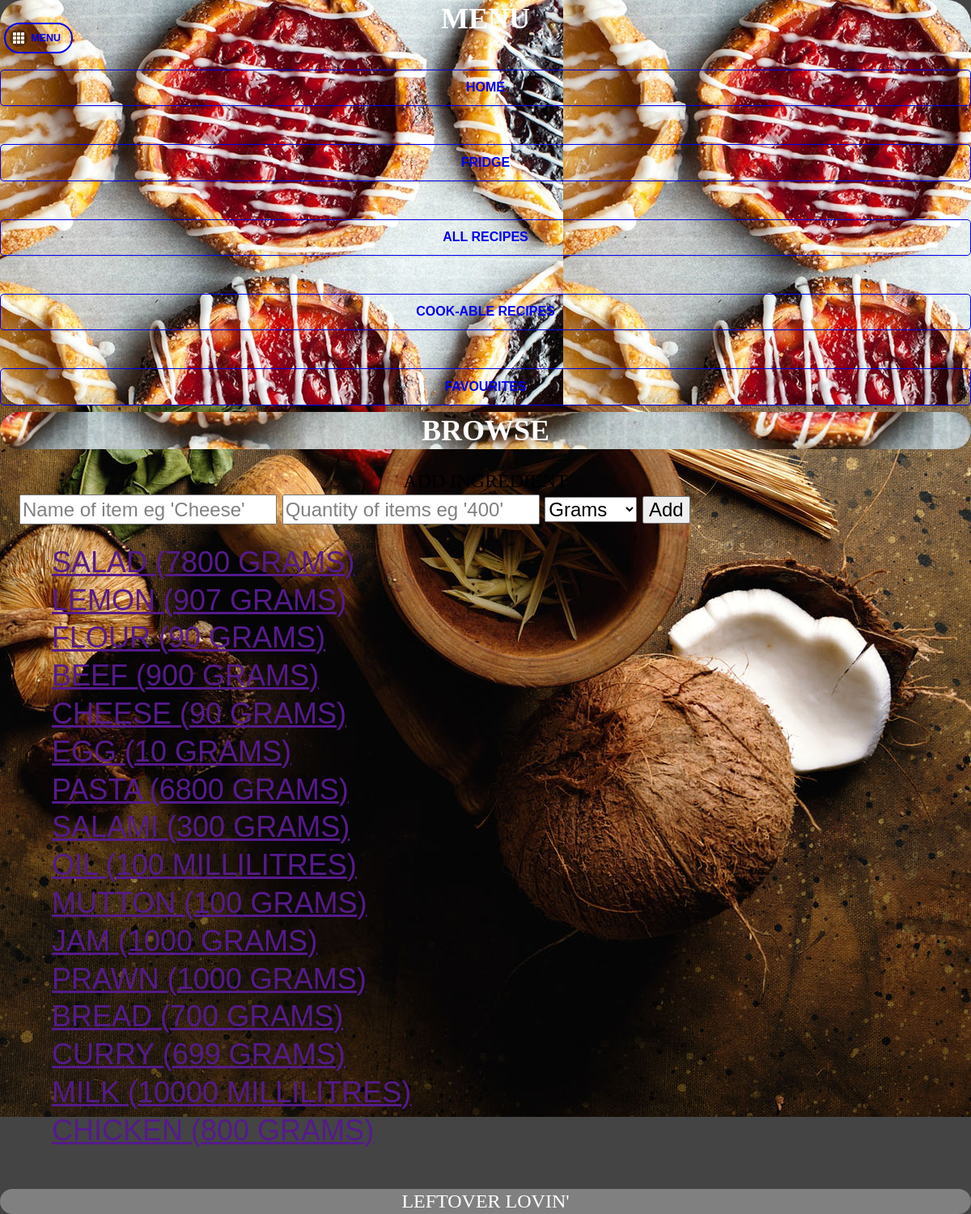
The page /Fridge.php on the database its author committed.
### tables this page shows
CREATE TABLE IF NOT EXISTS `ingredients` (
`ID` int(11) NOT NULL,
  `Name` varchar(500) NOT NULL,
  `Qtype` varchar(25) NOT NULL,
  `Quantity` int(11) NOT NULL
);

### Fridge.php (the view, shortened to what this page needs)
<!DOCTYPE html>
<html>
	<head>
<?php include('stuff.php'); ?>
	</head>
	<body id="bodyP">
		<?php include('panel.php'); ?>
		<div data-role="header" style="overflow:hidden;" id="headerP">
			<h1 id="homeH">Browse</h1>
			<a href="#myPanel" title="Click to display options" class="ui-btn-left ui-btn ui-btn-inline ui-mini ui-corner-all ui-btn-icon-left ui-icon-grid" id="menuB">Menu</a>
		</div>
		<div data-role="main" class="ui-content" id="main">
			<div id="fridgeadd">
					<h1  id="main">Add Ingredient</h1>
					<input type="text" name="fname" placeholder="Name of item eg 'Cheese'" id="foodadd"/>
					<input type="number" name="amount" placeholder="Quantity of items eg '400'" id="foodadd2"/>
					<select name = "unit" title='Choose unit of measurement.'>
						<option>Grams</option>
					</select>
					<input  id="main"  name="adder" title='Click to add the desired ingredient.'  type="submit" value="Add"/>
			</div>
			<div id="fridgelist"  id="main">
				<ul id="listRecipies" data-role="listview" data-filter="true" data-filter-placholder="search recipies" data-inset="true">
<?php
			$result = mysql_query("SELECT * FROM ingredients");
			$count = mysql_num_rows($result);
			if($count > 0)
			{
				while($row = mysql_fetch_array($result)){
					echo "<li><a href='' class='main'>".$row["Name"]." (" .$row["Quantity"]. " " .$row["Qtype"]. ")</a></li>";
				}
			}
			?>
				</ul>
			</div>
		</div>
		<div data-role="footer" id="footerP">
			<h1>Leftover Lovin'</h1>
		</div>
	</body>
</html>

### css/styles.css (style rules this page uses)
#bodyP, body { margin: 0; padding: 0; overflow: auto; overflow: scroll; background:#444444 url("images/922389-yummy-food-wallpaper.jpg") 70% 60% repeat-x; font-size:x-large; }
li { display: table; }
#homeH { background:url("images/pies4.jpg") 70% 50% repeat-x; font-weight: bold; margin: auto; font-family: Dotum; text-align: center; font-size:150%; color: white; }
.main { font-size:150%; }
h1 { font-weight: bold; margin: auto; font-family: Dotum; text-align: center; font-size:150%; }
#headerP { background:#444444; border-width: 3px; border-radius: 30px; border-color: rgba(195,195,195,1); }
#footerP { background-color: grey; border-color: rgba(195,195,195,1); border-width: 3px; border-radius: 30px; font-size: 20pt; color: white; position: relative; width: 100%; bottom: 10%; }
#menuB { margin-right: 13px; top: 28px; border-width: 2px; border-radius: 30px; margin: auto; }

### css/index.css (style rules this page uses)
* { -webkit-tap-highlight-color: rgba(0,0,0,0); }
body { -webkit-touch-callout: none; -webkit-text-size-adjust: none; -webkit-user-select: none; background-color:#E4E4E4; background-image:linear-gradient(top, #A7A7A7 0%, #E4E4E4 51%); background-image:-webkit-linear-gradient(top, #A7A7A7 0%, #E4E4E4 51%); background-image:-ms-linear-gradient(top, #A7A7A7 0%, #E4E4E4 51%); background-image:-webkit-gradient( linear, left top, left bottom, color-stop(0, #A7A7A7), color-stop(0.51, #E4E4E4) ); background-attachment:fixed; font-family:'HelveticaNeue-Light', 'HelveticaNeue', Helvetica, Arial, sans-serif; font-size:12px; height:100%; margin:0px; padding:0px; text-transform:uppercase; width:100%; }
h1 { font-size:24px; font-weight:normal; margin:0px; overflow:visible; padding:0px; text-align:center; }

### rows shown on the page
ingredients: Name "SALAD", Quantity "7800", Qtype "GRAMS"
ingredients: Name "LEMON", Quantity "907", Qtype "GRAMS"
ingredients: Name "FLOUR", Quantity "90", Qtype "GRAMS"
ingredients: Name "BEEF", Quantity "900", Qtype "GRAMS"
ingredients: Name "CHEESE", Quantity "90", Qtype "GRAMS"
ingredients: Name "EGG", Quantity "10", Qtype "GRAMS"
ingredients: Name "PASTA", Quantity "6800", Qtype "GRAMS"
ingredients: Name "SALAMI", Quantity "300", Qtype "GRAMS"
ingredients: Name "OIL", Quantity "100", Qtype "MILLILITRES"
ingredients: Name "MUTTON", Quantity "100", Qtype "GRAMS"
ingredients: Name "JAM", Quantity "1000", Qtype "GRAMS"
ingredients: Name "PRAWN", Quantity "1000", Qtype "GRAMS"
ingredients: Name "BREAD", Quantity "700", Qtype "GRAMS"
ingredients: Name "CURRY", Quantity "699", Qtype "GRAMS"
ingredients: Name "MILK", Quantity "10000", Qtype "MILLILITRES"
ingredients: Name "CHICKEN", Quantity "800", Qtype "GRAMS"
